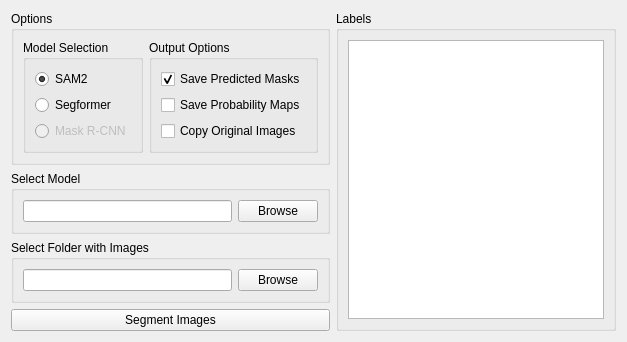
<?xml version="1.0" encoding="UTF-8"?>
<ui version="4.0">
 <class>SegmentImagesTab</class>
 <widget class="QWidget" name="tabSegmentImages">
  <property name="windowTitle">
   <string>Segment Images</string>
  </property>
  <layout class="QHBoxLayout" name="horizontalLayoutSegmentImages">
   <item>
    <layout class="QVBoxLayout" name="verticalLayoutSegmentImages">
     <item>
      <widget class="QGroupBox" name="groupBox_Options">
       <property name="minimumSize">
        <size>
         <width>300</width>
         <height>0</height>
        </size>
       </property>
       <property name="title">
        <string>Options</string>
       </property>
       <layout class="QVBoxLayout" name="verticalLayoutOptions">
        <item>
         <layout class="QHBoxLayout" name="horizontalLayoutOptions">
          <item>
           <widget class="QGroupBox" name="groupBox_modelSelection_segment">
            <property name="title">
             <string>Model Selection</string>
            </property>
            <layout class="QVBoxLayout" name="verticalLayout_modelSelection_segment">
             <item>
              <widget class="QRadioButton" name="radioButton_segment_model_sam2">
               <property name="text">
                <string>SAM2</string>
               </property>
               <property name="checked">
                <bool>true</bool>
               </property>
              </widget>
             </item>
             <item>
              <widget class="QRadioButton" name="radioButton_segment_model_segformer">
               <property name="text">
                <string>Segformer</string>
               </property>
              </widget>
             </item>
             <item>
              <widget class="QRadioButton" name="radioButton_segment_model_mask_rcnn">
               <property name="enabled">
                <bool>false</bool>
               </property>
               <property name="toolTip">
                <string extracomment="This model is not yet fully implemented."/>
               </property>
               <property name="text">
                <string>Mask R-CNN</string>
               </property>
              </widget>
             </item>
            </layout>
           </widget>
          </item>
          <item>
           <widget class="QGroupBox" name="groupBox_outputOptions_segment">
            <property name="title">
             <string>Output Options</string>
            </property>
            <layout class="QVBoxLayout" name="verticalLayout_outputOptions_segment">
             <item>
              <widget class="QCheckBox" name="checkBox_save_predicted_masks">
               <property name="text">
                <string>Save Predicted Masks</string>
               </property>
               <property name="checked">
                <bool>true</bool>
               </property>
              </widget>
             </item>
             <item>
              <widget class="QCheckBox" name="checkBox_save_probability_maps">
               <property name="text">
                <string>Save Probability Maps</string>
               </property>
              </widget>
             </item>
             <item>
              <widget class="QCheckBox" name="checkBox_copyOriginalModelImage">
               <property name="text">
                <string>Copy Original Images</string>
               </property>
               <property name="checked">
                <bool>false</bool>
               </property>
              </widget>
             </item>
            </layout>
           </widget>
          </item>
         </layout>
        </item>
       </layout>
      </widget>
     </item>

     <item>
      <widget class="QGroupBox" name="groupBox_SelectModel">
       <property name="title">
        <string>Select Model</string>
       </property>
       <layout class="QHBoxLayout" name="horizontalLayoutSelectModel">
        <item>
         <widget class="QLineEdit" name="lineEdit_segmentation_model_file">
          <property name="toolTip">
           <string>You must select the model that you want to use for segmenting the images.</string>
          </property>
         </widget>
        </item>
        <item>
         <widget class="QPushButton" name="pushButton_Select_Model">
          <property name="text">
           <string>Browse</string>
          </property>
         </widget>
        </item>
       </layout>
      </widget>
     </item>

     <item>
      <widget class="QGroupBox" name="groupBox_Select_Images_Folder">
       <property name="title">
        <string>Select Folder with Images</string>
       </property>
       <layout class="QHBoxLayout" name="horizontalLayoutSelectImagesFolder">
        <item>
         <widget class="QLineEdit" name="lineEdit_segmentation_images_folder">
          <property name="toolTip">
           <string>You must select a folder containing the images that you want to segment.</string>
          </property>
         </widget>
        </item>
        <item>
         <widget class="QPushButton" name="pushButton_Select_Images_Folder">
          <property name="text">
           <string>Browse</string>
          </property>
         </widget>
        </item>
       </layout>
      </widget>
     </item>

     <item>
      <layout class="QHBoxLayout" name="horizontalLayoutSegmentButton">
       <item>
        <spacer name="horizontalSpacerSegmentLeft">
         <property name="sizePolicy">
          <sizepolicy hsizetype="Expanding" vsizetype="Fixed">
           <horstretch>0</horstretch>
           <verstretch>0</verstretch>
          </sizepolicy>
         </property>
         <property name="orientation">
          <enum>Qt::Vertical</enum>
         </property>
         <property name="sizeHint" stdset="0">
          <size>
           <width>0</width>
           <height>0</height>
          </size>
         </property>
        </spacer>
       </item>
       <item>
        <widget class="QPushButton" name="pushButton_Segment">
         <property name="text">
          <string>Segment Images</string>
         </property>
        </widget>
       </item>
       <item>
        <spacer name="horizontalSpacerSegmentRight">
         <property name="sizePolicy">
          <sizepolicy hsizetype="Expanding" vsizetype="Fixed">
           <horstretch>0</horstretch>
           <verstretch>0</verstretch>
          </sizepolicy>
         </property>
         <property name="orientation">
          <enum>Qt::Vertical</enum>
         </property>
         <property name="sizeHint" stdset="0">
          <size>
           <width>0</width>
           <height>0</height>
          </size>
         </property>
        </spacer>
       </item>
      </layout>
     </item>
    </layout>
   </item>

   <item>
    <widget class="QGroupBox" name="groupBox_labels">
     <property name="title">
      <string>Labels</string>
     </property>
     <layout class="QVBoxLayout" name="verticalLayout_labels">
      <item>
       <widget class="QListWidget" name="listWidget_labels">
        <property name="sizePolicy">
         <sizepolicy hsizetype="Expanding" vsizetype="Expanding">
          <horstretch>0</horstretch>
          <verstretch>0</verstretch>
         </sizepolicy>
        </property>
        <property name="selectionMode">
         <enum>QAbstractItemView::ExtendedSelection</enum>
        </property>
       </widget>
      </item>
     </layout>
    </widget>
   </item>
  </layout>
 </widget>
 <resources/>
 <connections/>
</ui>
